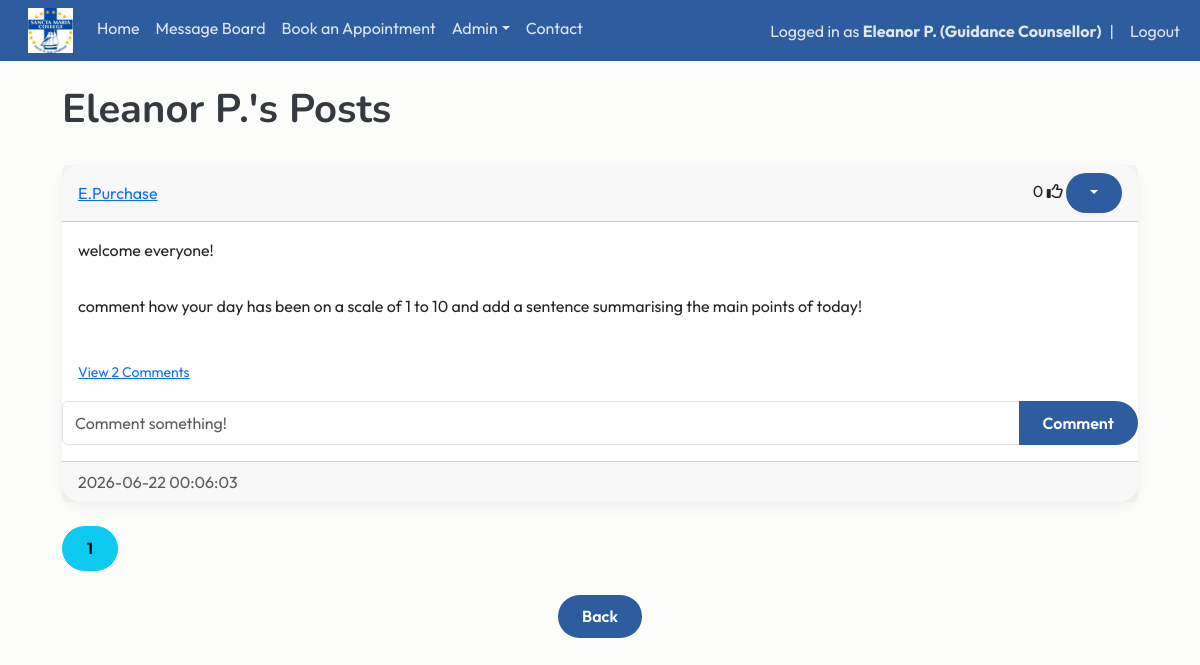
Screenshot of /posts/E.Purchase (signed in) with the database file from the repository.
### website/models.py (models this page shows)
class User(db.Model, UserMixin):
    id = db.Column(db.Integer, primary_key=True)
    email = db.Column(db.String(150), unique=True)
    fname = db.Column(db.String(20))
    lname = db.Column(db.String(20))
    username = db.Column(db.String(150), unique=True)
    role = db.Column(db.String(150))
    password = db.Column(db.String(150))
    date_created = db.Column(db.DateTime(timezone=True), default=func.now())
    posts = db.relationship('Post', backref='user', passive_deletes=True)
    comments = db.relationship('Comment', backref='user', passive_deletes=True)
    likes = db.relationship('Like', backref='user', passive_deletes=True)
    appointments = db.relationship('Appointment', foreign_keys="Appointment.counsellor_id", back_populates="counsellor")

class Post(db.Model):
    id = db.Column(db.Integer, primary_key=True)
    title = db.Column(db.String(150), unique=False)
    content = db.Column(db.Text, nullable=False)
    date_created = db.Column(db.DateTime(timezone=True), default=func.now())
    author = db.Column(db.Integer, db.ForeignKey('user.id', ondelete="CASCADE"), nullable=False)
    comments = db.relationship('Comment', backref='post', passive_deletes=True)
    likes = db.relationship('Like', backref='post', passive_deletes=True)

### website/views.py (the view)
@views.route("/posts/<username>")
@login_required
def posts(username):
    page = request.args.get('page', 1, type=int)
    user = User.query.filter_by(username=username).first()
    if not user:
        flash('No user with that username exists', category='error')
        return redirect(url_for('views.blog'))
    posts = Post.query.filter_by(user=user).order_by(Post.date_created.desc()).paginate(page=page, per_page=4)
    return render_template("posts.html", user=current_user, author=user, posts=posts, username=username, endpoint='views.posts')

### website/__init__.py (called while the page is built)
def create_app():
    app = Flask(__name__)
    app.config['SECRET_KEY'] = "DQiAlMIU5u5eeLDw4KPMHx4d"
    app.config['SQLALCHEMY_DATABASE_URI'] = f'sqlite:///{DB_NAME}'
    db.init_app(app)
    from .views import views
    from .auth import auth
    app.register_blueprint(views, url_prefix="/")
    app.register_blueprint(auth, url_prefix="/")
    from .models import User, Post
    with app.app_context():
        db.create_all()
    login_manager = LoginManager()
    login_manager.login_view = "auth.login"
    login_manager.init_app(app)
    @login_manager.user_loader
    def load_user(id):
        return User.query.get(int(id))
    return app

### website/templates/posts.html (shortened to what this page needs)
{% extends "posts_div.html"%} {% block title %} {{ author.fname }} {{ author.lname[0] }}.'s Posts {% endblock %}
{% block header %} {{ author.fname }} {{ author.lname[0] }}.'s Posts {% endblock %}
    {% block footer %}
    <div align="center">
    <a href="/blog"><button type="button" class="btn btn-primary btn-large"> Back </button></a>
    </div>
</div>
{% endblock %}

### website/templates/posts_div.html (shortened to what this page needs)
{% extends "template.html"%} {% block title %} Message Board {% endblock %}
{% block content%}
<div class="container">
    <br/>
    <h1>{% block header %} Message Board {% endblock %}</h1>
    <br/>
    <div id="posts">
        {% for post in posts %}
        <div class="card border-dark">
            <div class="card-header d-flex justify-content-between align-items-center">
                <a href="/posts/{{post.user.username}}">{{post.user.username}}</a>
                <div>
                    <span id="likes-count-{{post.id}}">{{ post.likes|length }}</span>
                    {% if user.id in post.likes|map(attribute="author")|list %}
                    <i class="fas fa-thumbs-up" id="like-button-{{post.id}}" onclick="like({{post.id}})"></i>
                    {% else %}
                    <i class="far fa-thumbs-up" id="like-button-{{post.id}}" onclick="like({{post.id}})"></i>
                    {% endif %}
                        {% if user.id == post.author %}
                        <div class="btn-group">
                            <button type="button" class="btn btn-primary btn-sm dropdown-toggle" data-bs-toggle="dropdown"></button>
                        </div>
                        {% endif %}
                </div>
            </div>
            <div class ="card-body">
                <div class="card-text">{{post.title}}</div>
            </div>
            <div class ="card-body">
                <div class="card-text">{{post.content | replace('\n', '<br>') | safe}}</div>
            </div>
            <br/>
            <p class="card-text ms-3">
                {% if post.comments|length > 0 %}
                <a data-bs-toggle="collapse" href="#comments-{{post.id}}" role="button">
                    <small>View {{post.comments|length}} Comments</small>
                </a>
                {% else %}
                <small class="text-muted">No comments</small>
                {% endif %}
            </p>
            <form class="input-group mb-3" method="POST" action="/create-comment/{{post.id}}">
                <input type="text" id="text" name="text" class="form-control" placeholder="Comment something!"/>
                <button type="submit" class="btn btn-primary">Comment</button>
            </form >
            <div class ="card-footer text-muted">{{post.date_created}}</div>
        </div>
        <br/>
        {% endfor %}
    </div>
    {% for page_num in posts.iter_pages(left_edge=1, right_edge=1, left_current=1, right_current=2) %}
    {% if page_num %}
    {% if endpoint == 'views.posts' %}
    {% set page_url = url_for(endpoint, username=username, page=page_num) %}
    {% else %}
    {% set page_url = url_for(endpoint, page=page_num) %}
    {% endif %}
    {% if posts.page == page_num %}
    <a class="btn btn-info mb-4" href="{{ page_url }}">{{page_num}}</a>
    {% else %}
    <a class="btn btn-outline-info mb-4" href="{{ page_url }}">{{page_num}}</a>
    {% endif %}
    {% else %}
    ...
    {% endif %}
    {% endfor %}
    {% block footer %}{% endblock %}
{% endblock %}

### website/templates/template.html (shortened to what this page needs)
<!DOCTYPE html>
<html>
    <head>
        <link href="https://cdn.jsdelivr.net/npm/bootstrap@5.3.8/dist/css/bootstrap.min.css" rel="stylesheet">
        <link rel="stylesheet" type="text/css" href="{{ url_for('static', filename='main.css') }}">
    </head>
    <body>
        <nav class="navbar navbar-expand-lg">
            <div class="container-fluid">
              <div class="collapse navbar-collapse" id="navbarSupportedContent">
                <ul class="navbar-nav me-auto mb-2 mb-lg-0">
                  <li class="nav-item">
                      <a class="navbar-brand" href="/home">
                          <img src="{{ url_for('static', filename='img/schoollogo.jpg') }}" width="45px" height="45px">
                      </a>
                  </li>
                  <li class="nav-item">
                      <a class="nav-link {% if request.path == '/home' %}active{% endif %}" href="/home">Home</a>
                  </li>
                  {% if user.is_authenticated %}
                  <li class="nav-item">
                    <a class="nav-link {% if request.path == '/blog' %}active{% endif %}" href="/blog">Message Board</a>
                  </li>
                  <li class="nav-item">
                      <a class="nav-link {% if request.path == '/book-appointment' %}active{% endif %}" href="/book-appointment">Book an Appointment</a>
                  </li>
                  {% if current_user.role == "Guidance Counsellor" %}
                  <li class="nav-item dropdown">
                    <a class="nav-link dropdown-toggle {% if request.path in ['/notifications', '/permissions'] %}active{% endif %}" href="#" role="button" data-bs-toggle="dropdown" aria-expanded="false">Admin</a>
                  </li>
                  {% endif %}
                  {% endif %}
                  <li class="nav-item">
                      <a class="nav-link {% if request.path == '/contact' %}active{% endif %}" href="/contact">Contact</a>
                  </li>
                </ul>
                <ul class="navbar-nav ms-auto align-items-center">
                {% if user.is_authenticated %}
                <li class="nav-item">
                    <span class="navbar-text">
                        Logged in as <strong>{{ user.fname }} {{ user.lname[0] }}. ({{ user.role }})</strong>
                    </span>
                </li>
                <li class="nav-item mx-2">
                    <span class="navbar-text">|</span>
                </li>
                <li class="nav-item">
                    <a class="nav-link py-0" href="/logout">Logout</a>
                </li>
                {% endif %}
                </ul>
              </div>
            </div>
          </nav>
        <main>{% block content %} {% endblock %}</main>
      </body>
</html>

### website/static/main.css (style rules this page uses)
:root { --navy: #2E5D9F; --blue: #5D8CC7; --seafoam: #e7f3fc; --light-blue: #F5FAFE; --cream: #FCFCFA; --text: #343A40; --danger: #C86B6B; --radius: 18px; --section-padding: 6rem; }
.navbar { background-color:var(--navy); }
.navbar .nav-link, .navbar .navbar-text { color: rgba(255,255,255,0.85); transition: 0.2s ease; }
body { background-color: var(--cream); color: var(--text); font-family: 'Outfit', Arial, sans-serif; }
h1,h2,h3 { font-family: 'Nunito', Arial, sans-serif; font-weight: 700; }
p { line-height:1.7; }
.container { max-width: 1100px; }
.card { border: none; border-radius: var(--radius); box-shadow: 0 4px 14px rgba(0,0,0,0.06); transition: transform 0.25s ease, box-shadow 0.25s ease; }
.btn { border-radius: 30px; padding: .6rem 1.5rem; font-weight: 600; transition: .25s ease; }
.btn-primary { background: var(--navy); border: none; }

### rows the page displays
User: fname "Eleanor", lname "P", role "Guidance Counsellor"
Post: user.username "E.Purchase", likes|length "0", title "welcome everyone!", content "comment how your day has been on a scale of 1 to 10 and add a sentence summarising the main points of today!", comments|length "2", date_created "2026-06-22 00:06:03"

### other values shown
{{ page_num }} "1"
